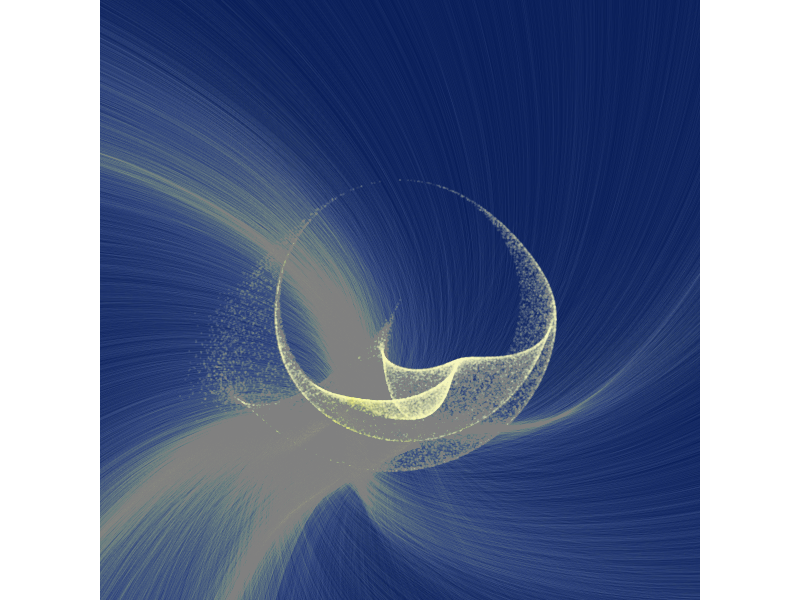
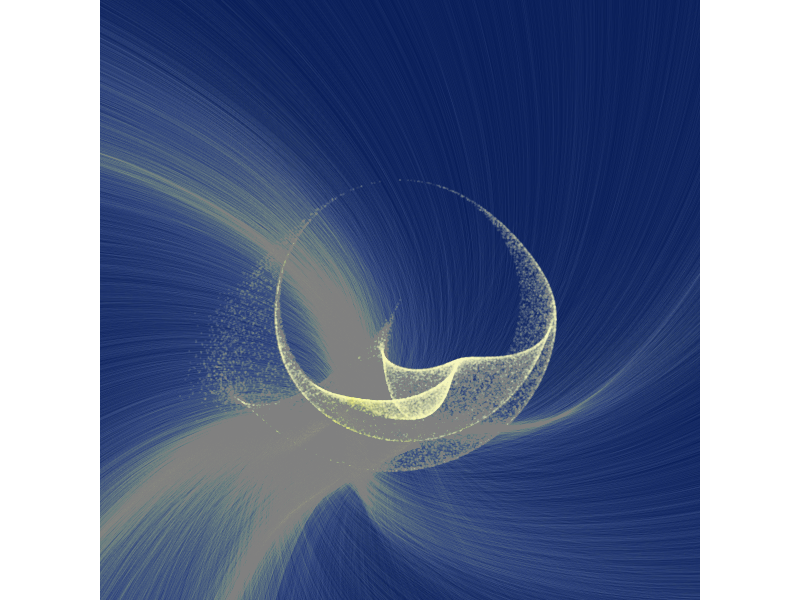

Reproduce these figures in R, in order.
library(dplyr)
library(gganimate)
library(ggplot2)
library(tweenr)

set.seed(7)

moxbuller1 = function(n) {   
  u = runif(n)   
  v = runif(n) 
  x = cos(2*pi*u)*sqrt(-2*log(v))
  y = sin(2*pi*v)*sqrt(-2*log(u))
  df = data.frame(u=u, v=v,x=x, y=y)
  return(df) 
}

moxbuller2 = function(n) {   
  u = rnorm(n)   
  v = rnorm(n) 
  x = cos(2*pi*u)*sqrt(-2*log(v))
  y = sin(2*pi*v)*sqrt(-2*log(u))
  df = data.frame(u=u, v=v,x=x, y=y)
  return(df) 
}

moxbuller3 = function(n) {   
  u = runif(n)   
  v = runif(n)
  x = cos(2*pi*u)*sqrt(-2*log(v))
  y = sin(2*pi*v)*sqrt(-2*log(u))
  df = data.frame(u=u, v=v,x=x, y=y)
  return(df) 
}

df1 <- moxbuller1(50000)
# df2 <- moxbuller2(5000)
# df3 <- moxbuller3(1000)
# 
# df <- list(df1, df2, df1)
# 
# tf <- tween_states(df, tweenlength = 1, statelength = 0,
#                    ease = "linear",
#                    nframes = 100)

p <- ggplot(df1) +
  geom_point(aes(x, y), colour = "#ffffcc", size = 0.2, alpha = 0.05) +
  geom_curve(aes(x = u, xend = x, y = v, yend = y), colour = "#ffffcc", size = 0.1, alpha = 0.015,
             curvature = 0.5, angle = 45) +
  #geom_line(aes(x, y), colour = "black", size = 0.35, alpha = 0.25) +
  coord_equal() + xlab(NULL) + ylab(NULL) +
  labs(x=NULL, y=NULL, title=NULL) +
  scale_x_continuous(expand=c(0,0)) +
  scale_y_continuous(expand=c(0,0)) +
  theme(panel.background=element_rect(fill = "#081d58",colour = NA)) +
  theme(plot.background=element_rect(fill = "#081d58",colour = NA)) +
  theme(panel.grid=element_blank()) +
  theme(panel.border=element_blank()) +
  theme(plot.margin=unit(c(0,0,0,0), "null")) +
  theme(panel.margin=unit(c(0,0,0,0), "null")) +
  theme(axis.ticks=element_blank()) +
  theme(axis.text=element_blank()) +
  theme(axis.title=element_blank()) +
  theme(axis.line=element_blank()) +
  theme(legend.position="none") +
  theme(axis.ticks.length=unit(0, "null")) +
  theme(legend.margin=unit(0, "null")) + coord_polar()
p
# animation::ani.options(interval = 0.15)
# 
# gg_animate(p, "fourier2.gif", title_frame = FALSE, ani.width = 600, 
#            ani.height = 600)

ggsave("plots/plot001.png", width = 18, height = 18, units = c("cm"))
